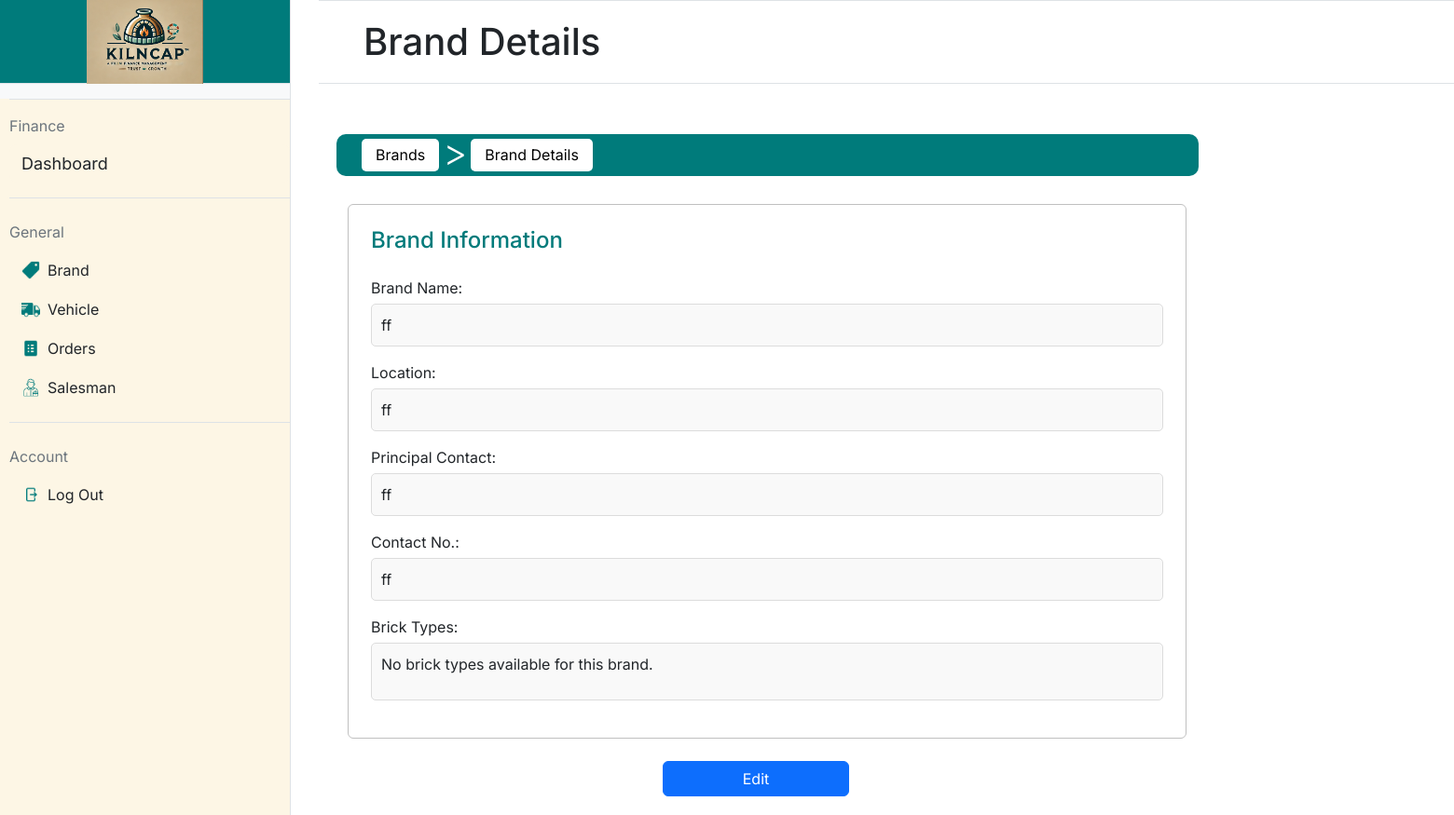
Page /brand/1 on the earlier database version.
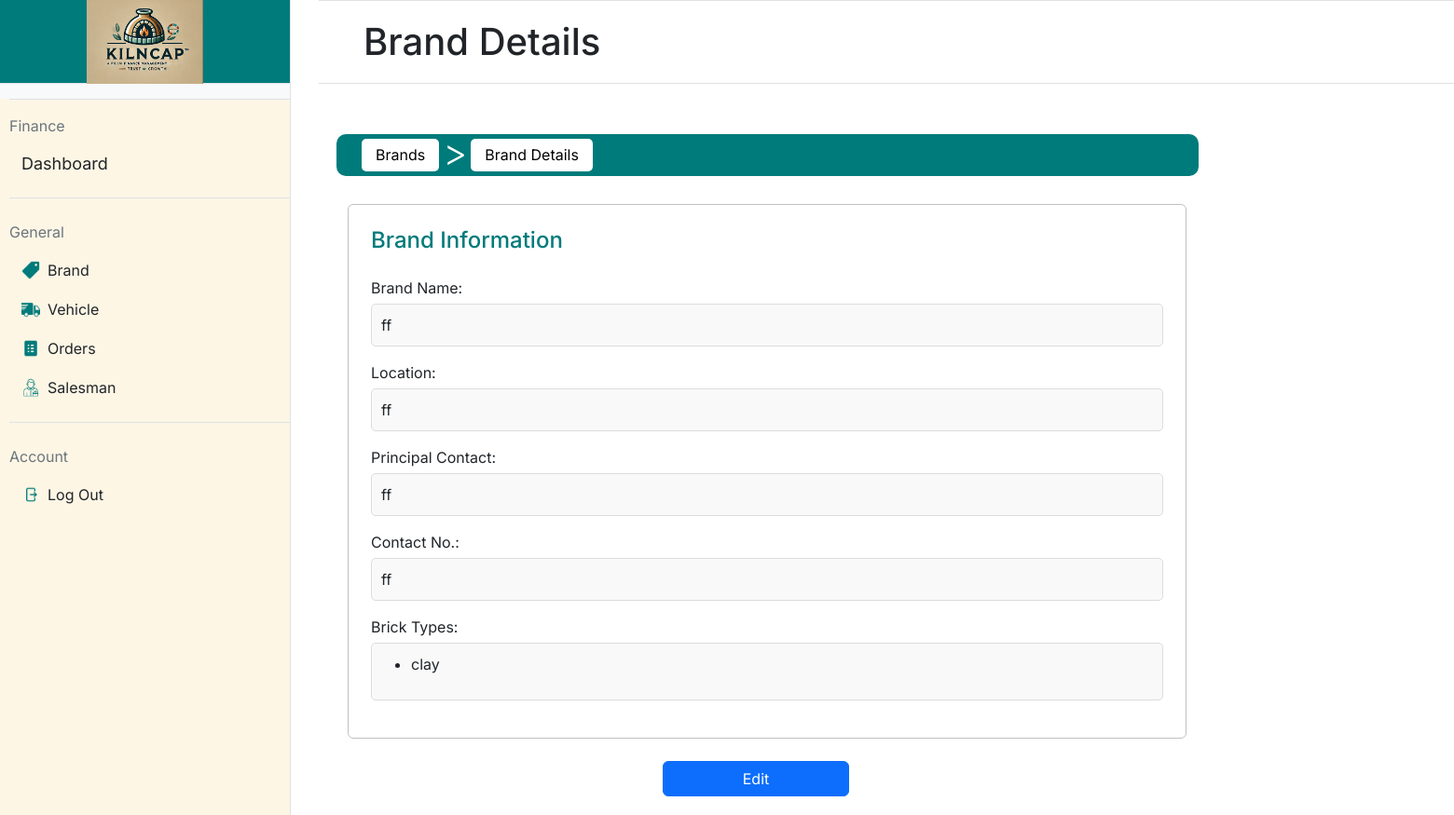
Same page on the later database version.
### app.py (models this page shows, shortened)
class BrickType(db.Model):
    __tablename__ = 'brick_types'
    id = db.Column(db.Integer, primary_key=True, autoincrement=True)
    type_name = db.Column(db.String(50), nullable=False)
    brand_id = db.Column(db.Integer, db.ForeignKey('brands.id'), nullable=False)  # Foreign key to Brand
    __table_args__ = (
        db.UniqueConstraint('type_name', 'brand_id', name='unique_brick_type_per_brand'),
    )

### app.py (the view)
@app.route('/brand/<int:brand_id>', methods=['GET'])
def brand_details(brand_id):
    brand = Brand.query.get_or_404(brand_id)  # Fetch the brand by ID or return 404 if not found
    return render_template('brand_details.html', brand=brand)

### templates/brand_details.html (shortened to what the changed rows need)
{% extends "base.html" %}
{% block mainheading %}
Brand Details
{% endblock %}
{% block maincontent %}
<div class="container-fluid" required style="margin-top: 30px;">
    <div class="border border-secondary rounded p-4"
        style="max-width: 100%; min-width: 300px;max-width: 900px; border-color: silver !important;">
        <div class="card-body">
            <div class="mb-3">
                <div
                    style="background-color: #f9f9f9; padding: 10px; border-radius: 5px; border: 1px solid #dcdcdc;">
                    {% if brand.brick_types %}
                    <ul>
                        {% for brick in brand.brick_types %}
                        <li>{{ brick.type_name }}</li>
                        {% endfor %}
                    </ul>
                    {% else %}
                    <p>No brick types available for this brand.</p>
                    {% endif %}
                </div>
            </div>
        </div>
    </div>
</div>
{% endblock %}

Differences in the rows shown:
added BrickType: type_name "clay"
Other differences:
text no longer shown: "No brick types available for this brand."
